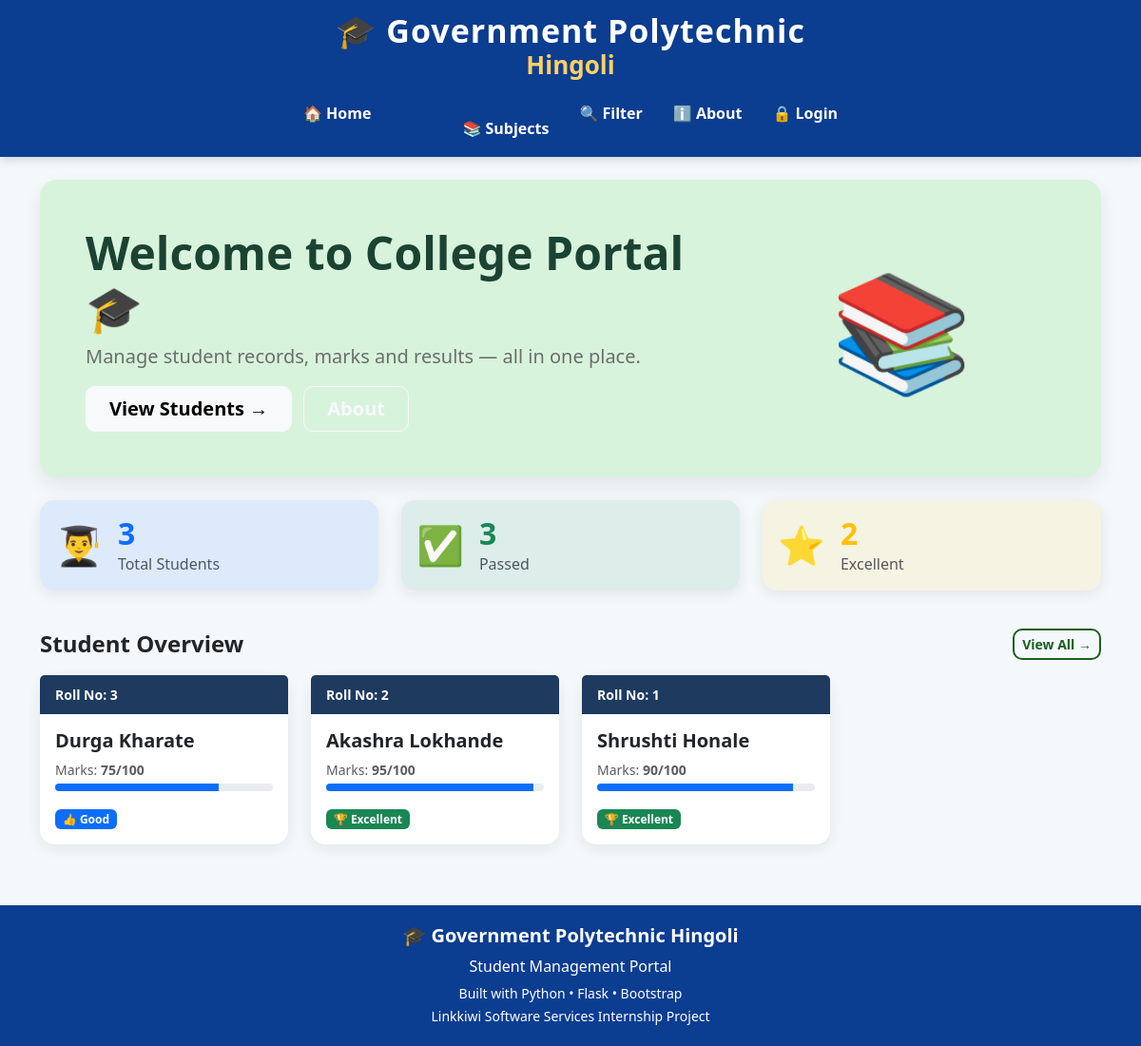
Before: / with the older database file.
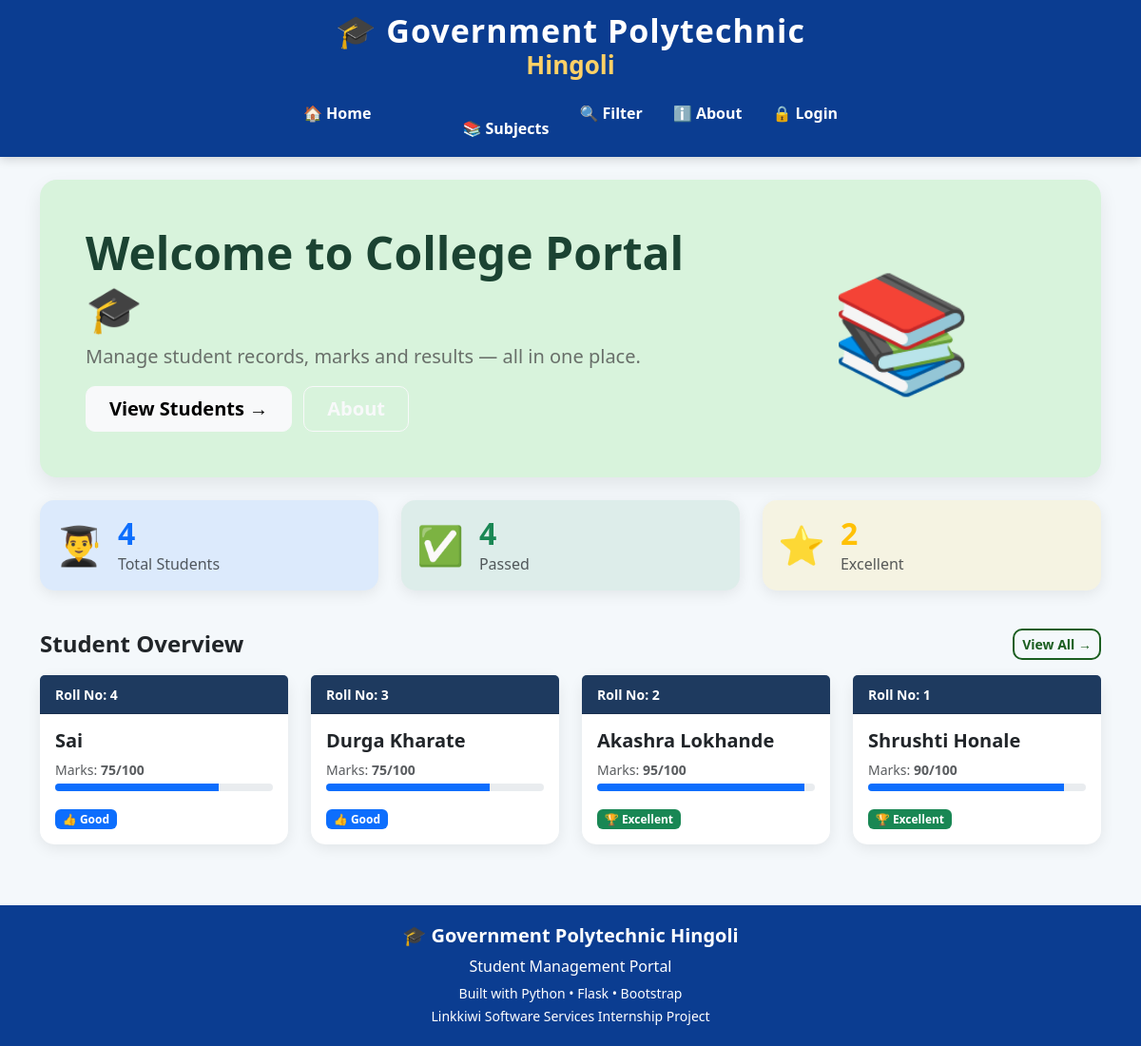
After: the same page with the newer database file.
### tables this page shows
CREATE TABLE students (
            id INTEGER PRIMARY KEY AUTOINCREMENT,
            name TEXT NOT NULL,
            roll INTEGER NOT NULL,
            marks INTEGER NOT NULL,
            subject TEXT NOT NULL,
            attendance INTEGER DEFAULT 0
        );

### app.py (the view)
@app.route("/")
def home():
    conn = get_db()
    students = conn.execute(
        "SELECT * FROM students ORDER BY id DESC"
    ).fetchall()
    total = conn.execute(
        "SELECT COUNT(*) FROM students"
    ).fetchone()[0]
    passed = conn.execute(
        "SELECT COUNT(*) FROM students WHERE marks >= 45"
    ).fetchone()[0]
    excellent = conn.execute(
        "SELECT COUNT(*) FROM students WHERE marks >= 90"
    ).fetchone()[0]
    conn.close()
    return render_template(
        "home.html",
        students=students,
        total=total,
        passed=passed,
        excellent=excellent
    )

### database.py (called while the page is built)
def get_db():
    conn = sqlite3.connect(DB_PATH)
    conn.row_factory = sqlite3.Row
    return conn

### templates/home.html (shortened to what this page needs)
{% extends 'base.html' %}
{% block content %}
<div class="hero-section p-5 mb-4">
    <div class="row align-items-center">
        <div class="col-md-8">
            <h1 class="display-5 fw-bold mb-2">
                Welcome to College Portal 🎓
            </h1>
            <p class="fs-5 opacity-75 mb-3">
                Manage student records, marks and results —
                all in one place.
            </p>
            <a href="{{ url_for('students_page') }}"
               class="btn btn-light btn-lg px-4 me-2">
                View Students →
            </a>
            <a href="{{ url_for('about') }}"
               class="btn btn-outline-light btn-lg px-4">
            </a>
        </div>
        <div class="col-12 col-md-4 text-center d-none d-md-block">
            <span style="font-size: 120px;">📚</span>
        </div>
    </div>
</div>
<div class="row mb-4">
    <div class="col-12 col-md-4 mb-3">
        <div class="card stat-card p-3 bg-primary bg-opacity-10">
            <div class="d-flex align-items-center">
                <span style="font-size:40px;">👨‍🎓</span>
                <div class="ms-3">
                    <h2 class="fw-bold text-primary mb-0">
                        {{ students|length }}
                    </h2>
                    <p class="text-muted mb-0">Total Students</p>
                </div>
            </div>
        </div>
    </div>
    <div class="col-12 col-md-4 mb-3">
        <div class="card stat-card p-3 bg-success bg-opacity-10">
            <div class="d-flex align-items-center">
                <span style="font-size:40px;">✅</span>
                <div class="ms-3">
                    {% set passed = students|selectattr('marks','ge',60)|list %}
                    <h2 class="fw-bold text-success mb-0">
                        {{ passed|length }}
                    </h2>
                    <p class="text-muted mb-0">Passed</p>
                </div>
            </div>
        </div>
    </div>
    <div class="col-12 col-md-4 mb-3">
        <div class="card stat-card p-3 bg-warning bg-opacity-10">
            <div class="d-flex align-items-center">
                <span style="font-size:40px;">⭐</span>
                <div class="ms-3">
                    {% set excellent = students|selectattr('marks','ge',90)|list %}
                    <h2 class="fw-bold text-warning mb-0">
                        {{ excellent|length }}
                    </h2>
                    <p class="text-muted mb-0">Excellent</p>
                </div>
            </div>
        </div>
    </div>
</div>
<div class="d-flex justify-content-between align-items-center mb-3">
    <h4 class="fw-bold mb-0">Student Overview</h4>
    <a href="{{ url_for('students_page') }}"
       class="btn btn-sm btn-outline-primary">
        View All →
    </a>
</div>
<div class="row">
    {% for student in students %}
    <div class="col-12 col-md-6 col-lg-3 mb-3">
        <div class="card student-card h-100">
            <div class="card-header py-2"
                 style="background-color: #1e3a5f; color:white;">
                <small class="fw-bold">Roll No: {{ student.roll }}</small>
            </div>
            <div class="card-body">
                <h5 class="card-title fw-bold">{{ student.name }}</h5>
                <p class="card-text text-muted small mb-1">
                    Marks: <strong>{{ student.marks }}/100</strong>
                </p>
                <div class="progress mb-3" style="height:8px;">
                    <div class="progress-bar"
                        {% if student.marks >= 90 %}bg-success
                        {% elif student.marks >= 75 %}bg-primary
                        {% elif student.marks >= 60 %}bg-warning
                        {% else %}bg-danger{% endif %}"
                        style="width: {{ student.marks }}%">
                    </div>
                </div>
                {% if student.marks >= 90 %}
                    <span class="badge bg-success">🏆 Excellent</span>
                {% elif student.marks >= 75 %}
                    <span class="badge bg-primary">👍 Good</span>
                {% elif student.marks >= 60 %}
                    <span class="badge bg-warning text-dark">📈 Average</span>
                {% else %}
                    <span class="badge bg-danger">⚠️ Needs Help</span>
                {% endif %}
            </div>
        </div>
    </div>
    {% endfor %}
</div>
{% endblock %}

### templates/base.html (shortened to what this page needs)
<!DOCTYPE html>
<html lang="en">
<head>
    <link href="https://cdn.jsdelivr.net/npm/bootstrap@5.3.3/dist/css/bootstrap.min.css" rel="stylesheet">
</head>
<body>
<nav class="navbar navbar-expand-lg navbar-dark">
<div class="container-fluid flex-column">
    <div class="college-name">
        <h2>🎓 Government Polytechnic</h2>
        <h4>Hingoli</h4>
    </div>
    <div class="collapse navbar-collapse justify-content-center"
         id="menu">
        <ul class="navbar-nav">
            <li class="nav-item">
                <a class="nav-link"
                   href="{{ url_for('home') }}">
                   🏠 Home
                </a>
            </li>
            <li class="nav-item">
                <a class="nav-link"
                   url_for('students')
                   👨‍🎓 Students
                </a>
            </li>
            <li class="nav-item">
                <a class="nav-link"
                   href="{{ url_for('subjects') }}">
                   📚 Subjects
                </a>
            </li>
                        <li class="nav-item">
                <a class="nav-link"
                   href="{{ url_for('filter_students') }}">
                   🔍 Filter
                </a>
            </li>
            <li class="nav-item">
                <a class="nav-link"
                   href="{{ url_for('about') }}">
                   ℹ️ About
                </a>
            </li>
            {% if session.username %}
            <li class="nav-item">
                <span class="nav-link">
                    👤 {{ session.username }}
                </span>
            </li>
            <li class="nav-item">
                <a class="nav-link"
                   href="{{ url_for('logout') }}">
                   🚪 Logout
                </a>
            </li>
            {% else %}
            <li class="nav-item">
                <a class="nav-link"
                   href="{{ url_for('login') }}">
                   🔒 Login
                </a>
            </li>
            {% endif %}
        </ul>
    </div>
</div>
</nav>
<div class="container mt-4 mb-5">
{% block content %}
{% endblock %}
</div>
<footer>
    <h5 class="fw-bold">
        🎓 Government Polytechnic Hingoli
    </h5>
    <p class="mb-1">
        Student Management Portal
    </p>
    <small>
        Built with Python • Flask • Bootstrap
    </small>
    <br>
    <small>
        Linkkiwi Software Services Internship Project
    </small>
</footer>
</body>
</html>

### templates/base.html (style rules this page uses)
body { font-family:"Segoe UI",sans-serif; background:#f4f8fb; margin:0; padding:0; }
.navbar { background:#0b3d91; box-shadow:0 3px 10px rgba(0,0,0,.15); padding-top:12px; padding-bottom:10px; }
.college-name { text-align:center; color:white; font-weight:bold; line-height:1.2; }
.college-name h2 { font-size:34px; margin:0; font-weight:800; letter-spacing:1px; }
.college-name h4 { margin:0; font-size:26px; font-weight:700; color:#ffd166; }
.navbar-nav { margin-top:15px; }
.nav-link { color:white !important; font-weight:600; padding:8px 16px !important; transition:.3s; }
.container { min-height:75vh; }
.hero-section { background:#d8f3dc; border-radius:18px; padding:35px; box-shadow:0 8px 20px rgba(0,0,0,.08); margin-top:20px; }
.hero-section h1 { color:#1b4332; font-weight:bold; }
.hero-section p { color:#444; }
.card { border:none; border-radius:15px; box-shadow:0 4px 15px rgba(0,0,0,.08); transition:.3s; }
.btn { border-radius:10px; font-weight:600; }
.btn-outline-primary { color:#1b5e20; border:2px solid #1b5e20; }
footer { background:#0b3d91; color:white; text-align:center; padding:20px; margin-top:40px; }

Changed rows visible on the page:
added students: roll "4", name "Sai", marks "75", shows "👍 Good"
Other visible differences:
{{ students|length }}: "3" → "4"
{{ passed|length }}: "3" → "4"
